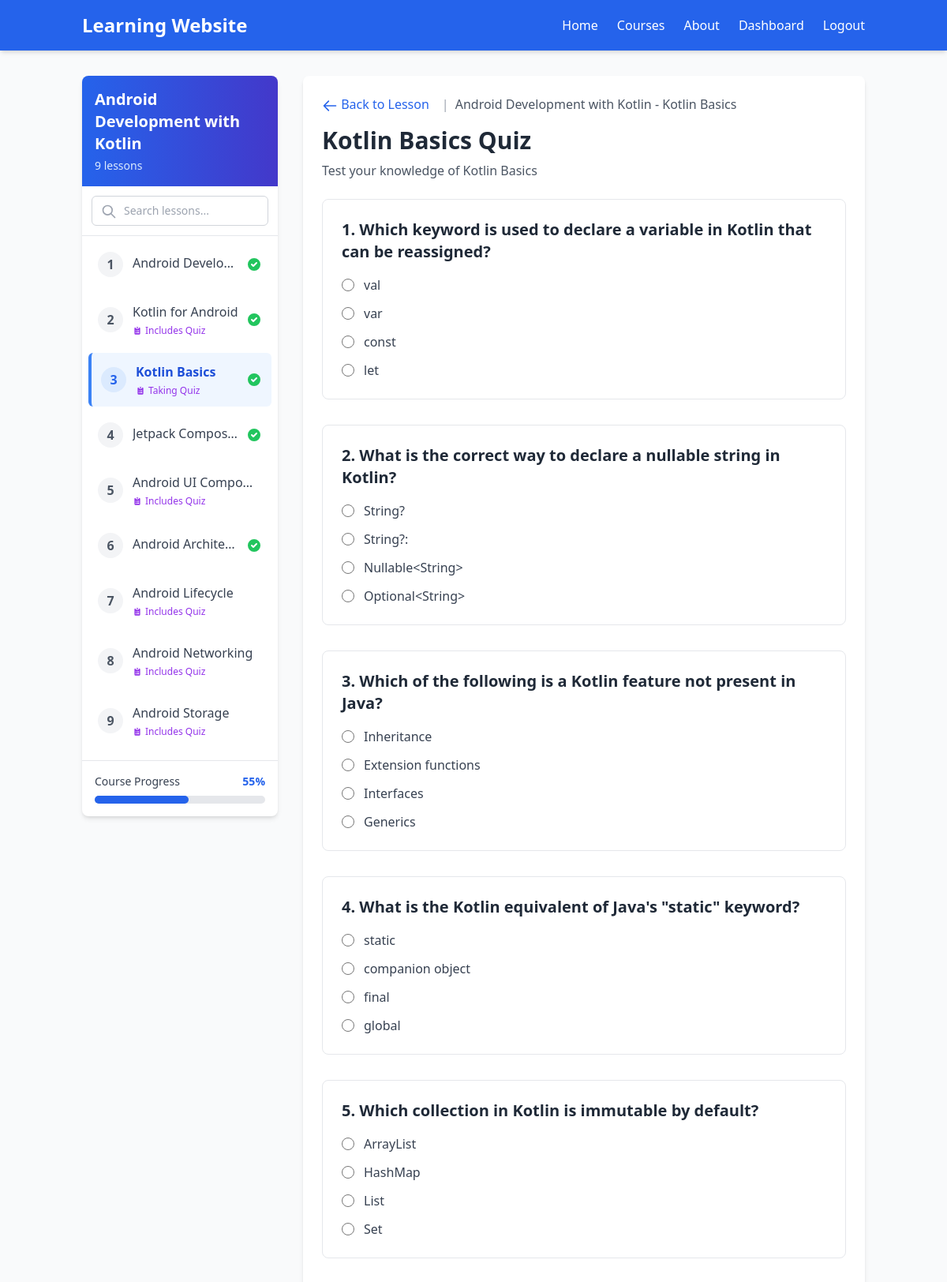
Page /courses/android-development-with-kotlin/lessons/kotlin-basics/quiz/ (signed in, upper part) on the committed database.
### learning_content/models.py (models this page shows, shortened)
class Course(models.Model):
    LEVEL_CHOICES = (
        ('beginner', 'Beginner'),
        ('intermediate', 'Intermediate'),
        ('advanced', 'Advanced'),
    )
    title = models.CharField(max_length=200)
    slug = models.SlugField(unique=True)
    category = models.ForeignKey(Category, on_delete=models.CASCADE, related_name='courses')
    description = models.TextField()
    level = models.CharField(max_length=20, choices=LEVEL_CHOICES, default='beginner')
    image = models.ImageField(upload_to='courses/', blank=True, null=True)
    is_featured = models.BooleanField(default=False)
    is_published = models.BooleanField(default=False)
    created_at = models.DateTimeField(auto_now_add=True)
    updated_at = models.DateTimeField(auto_now=True)
    class Meta:
        ordering = ['-created_at']

class Lesson(models.Model):
    title = models.CharField(max_length=200)
    slug = models.SlugField()
    course = models.ForeignKey(Course, on_delete=models.CASCADE, related_name='lessons')
    content = models.TextField()
    video_url = models.URLField(blank=True, null=True)
    order = models.PositiveIntegerField(default=1)
    is_published = models.BooleanField(default=False)
    created_at = models.DateTimeField(auto_now_add=True)
    updated_at = models.DateTimeField(auto_now=True)
    class Meta:
        ordering = ['order']
        unique_together = ['course', 'slug']

class Quiz(models.Model):
    lesson = models.OneToOneField(Lesson, on_delete=models.CASCADE, related_name='quiz')
    title = models.CharField(max_length=200)
    description = models.TextField(blank=True)

class Question(models.Model):
    quiz = models.ForeignKey(Quiz, on_delete=models.CASCADE, related_name='questions')
    text = models.TextField()

class Answer(models.Model):
    question = models.ForeignKey(Question, on_delete=models.CASCADE, related_name='answers')
    text = models.CharField(max_length=255)
    is_correct = models.BooleanField(default=False)

### learning_content/views.py (the view, shortened to what this page needs)
# urls.py: path('courses/<slug:course_slug>/lessons/<slug:lesson_slug>/quiz/', views.take_quiz, name='take_quiz'),
@login_required
def take_quiz(request, course_slug, lesson_slug):
    course = get_object_or_404(Course, slug=course_slug, is_published=True)
    lesson = get_object_or_404(Lesson, slug=lesson_slug, course=course, is_published=True)
    quiz = get_object_or_404(Quiz, lesson=lesson)
    questions = quiz.questions.all()
    quiz_attempt = UserQuizAttempt.objects.filter(user=request.user, quiz=quiz, completed=True).first()
    if quiz_attempt:
        messages.info(request, f"You've already completed this quiz with a score of {quiz_attempt.score}%")
        return redirect('learning_content:lesson_detail', course_slug=course_slug, lesson_slug=lesson_slug)
    user_progress = None
    completed_lessons = []
    completed_percentage = 0
    if request.user.is_authenticated:
        user_progress = UserProgress.objects.filter(
            user=request.user,
            course=course
        )
        completed_lessons = user_progress.filter(completed=True).values_list('lesson_id', flat=True)
        total_lessons = course.lessons.filter(is_published=True).count()
        if total_lessons > 0:
            completed_percentage = int((len(completed_lessons) / total_lessons) * 100)
    context = {
        'course': course,
        'lesson': lesson,
        'quiz': quiz,
        'questions': questions,
        'user_progress': user_progress,
        'completed_lessons': completed_lessons,
        'completed_percentage': completed_percentage,
    }
    return render(request, 'learning_content/take_quiz.html', context)

### templates/learning_content/take_quiz.html (shortened to what this page needs)
{% extends 'base.html' %}
{% block content %}
<div class="flex flex-col lg:flex-row gap-8">
    <div class="lg:w-1/4 order-2 lg:order-1">
        <div class="bg-white rounded-lg shadow-md sticky top-4 overflow-hidden">
            <div class="bg-gradient-to-r from-blue-600 to-indigo-700 p-4 text-white">
                <h3 class="text-xl font-bold mb-1">{{ course.title }}</h3>
                <p class="text-blue-100 text-sm">{{ course.lessons.count }} lessons</p>
            </div>
            <div class="p-3 border-b border-gray-200">
                <div class="relative">
                    <input type="text" id="sidebar-search" placeholder="Search lessons..." class="w-full pl-10 pr-4 py-2 rounded-md border border-gray-300 focus:outline-none focus:ring-2 focus:ring-blue-500 focus:border-blue-500 text-sm">
                    <div class="absolute left-3 top-2.5 text-gray-400">
                        <svg class="w-5 h-5" fill="none" stroke="currentColor" viewBox="0 0 24 24" xmlns="http://www.w3.org/2000/svg">
                            <path stroke-linecap="round" stroke-linejoin="round" stroke-width="2" d="M21 21l-6-6m2-5a7 7 0 11-14 0 7 7 0 0114 0z"></path>
                        </svg>
                    </div>
                </div>
            </div>
            <div class="max-h-[calc(100vh-200px)] overflow-y-auto p-2" id="course-content-sidebar">
                {% for course_lesson in course.lessons.all|dictsort:"order" %}
                    <div class="mb-2 rounded-md overflow-hidden {% if course_lesson.id == lesson.id %}bg-blue-50 border-l-4 border-blue-500{% else %}hover:bg-gray-50{% endif %}">
                        <a href="{% url 'learning_content:lesson_detail' course_slug=course.slug lesson_slug=course_lesson.slug %}"
                           class="flex items-center p-3 transition-colors duration-200">
                            <div class="mr-3 flex-shrink-0">
                                {% if course_lesson.id == lesson.id %}
                                    <div class="w-8 h-8 bg-blue-100 rounded-full flex items-center justify-center">
                                        <span class="text-blue-600 font-semibold">{{ forloop.counter }}</span>
                                    </div>
                                {% else %}
                                    <div class="w-8 h-8 bg-gray-100 rounded-full flex items-center justify-center">
                                        <span class="text-gray-600 font-semibold">{{ forloop.counter }}</span>
                                    </div>
                                {% endif %}
                            </div>
                            <div class="flex-1 min-w-0">
                                <span class="{% if course_lesson.id == lesson.id %}font-semibold text-blue-700{% else %}text-gray-700{% endif %} block truncate">
                                    {{ course_lesson.title }}
                                </span>
                                <div class="flex items-center mt-1">
                                    {% if course_lesson.id == lesson.id %}
                                        <span class="text-xs text-purple-600 font-medium flex items-center">
                                            Taking Quiz
                                        </span>
                                    {% elif course_lesson.quiz %}
                                        <span class="text-xs text-purple-600 font-medium flex items-center">
                                            Includes Quiz
                                        </span>
                                    {% endif %}
                                </div>
                            </div>
                            <div class="ml-2">
                                {% if user.is_authenticated and user_progress and course_lesson.id in completed_lessons %}
                                    <svg class="w-5 h-5 text-green-500" fill="currentColor" viewBox="0 0 20 20" xmlns="http://www.w3.org/2000/svg">
                                        <path fill-rule="evenodd" d="M10 18a8 8 0 100-16 8 8 0 000 16zm3.707-9.293a1 1 0 00-1.414-1.414L9 10.586 7.707 9.293a1 1 0 00-1.414 1.414l2 2a1 1 0 001.414 0l4-4z" clip-rule="evenodd"></path>
                                    </svg>
                                {% endif %}
                            </div>
                        </a>
                    </div>
                {% endfor %}
            </div>
            <div class="p-4 border-t border-gray-200">
                <div class="flex justify-between items-center mb-2">
                    <span class="text-sm font-medium text-gray-700">Course Progress</span>
                    <span class="text-sm font-semibold text-blue-600">
                        {% if user.is_authenticated and user_progress %}
                            {{ completed_percentage }}%
                        {% else %}
                            0%
                        {% endif %}
                    </span>
                </div>
                <div class="w-full bg-gray-200 rounded-full h-2.5">
                    <div class="bg-blue-600 h-2.5 rounded-full" style="width: {% if user.is_authenticated and user_progress %}{{ completed_percentage }}{% else %}0{% endif %}%"></div>
                </div>
            </div>
        </div>
    </div>
    <div class="lg:w-3/4 order-1 lg:order-2">
        <div class="bg-white rounded-lg shadow-md overflow-hidden mb-8">
            <div class="p-6">
                <div class="flex items-center mb-4">
                    <a href="{% url 'learning_content:lesson_detail' course_slug=course.slug lesson_slug=lesson.slug %}" class="text-blue-600 hover:text-blue-800 transition mr-2">
                        <svg class="w-5 h-5 inline-block" fill="none" stroke="currentColor" viewBox="0 0 24 24" xmlns="http://www.w3.org/2000/svg">
                            <path stroke-linecap="round" stroke-linejoin="round" stroke-width="2" d="M10 19l-7-7m0 0l7-7m-7 7h18"></path>
                        </svg>
                        Back to Lesson
                    </a>
                    <span class="text-gray-400 mx-2">|</span>
                    <span class="text-gray-600">{{ course.title }} - {{ lesson.title }}</span>
                </div>
                <h1 class="text-3xl font-bold text-gray-800 mb-2">{{ quiz.title }}</h1>
                <p class="text-gray-600 mb-6">{{ quiz.description }}</p>
                <form method="post" action="{% url 'learning_content:take_quiz' course_slug=course.slug lesson_slug=lesson.slug %}">
                    <div class="space-y-8">
                        {% for question in questions %}
                            <div class="border border-gray-200 rounded-lg p-6">
                                <h3 class="text-xl font-semibold text-gray-800 mb-4">{{ forloop.counter }}. {{ question.text }}</h3>
                                <div class="space-y-3">
                                    {% for answer in question.answers.all %}
                                        <div class="flex items-center">
                                            <input type="radio" name="question_{{ question.id }}" id="answer_{{ answer.id }}" value="{{ answer.id }}" class="h-4 w-4 text-blue-600 focus:ring-blue-500 border-gray-300" required>
                                            <label for="answer_{{ answer.id }}" class="ml-3 block text-gray-700">
                                                {{ answer.text }}
                                            </label>
                                        </div>
                                    {% endfor %}
                                </div>
                            </div>
                        {% endfor %}
                    </div>
                </form>
            </div>
        </div>
    </div>
</div>
{% endblock %}

### rows in the picture
Course: title "Android Development with Kotlin", lessons.count "9"
Lesson: title "Android Develo…"
Lesson: title "Kotlin for Android", shows "Includes Quiz"
Lesson: title "Kotlin Basics", shows "Taking Quiz"
Lesson: title "Jetpack Compos…"
Lesson: title "Android UI Compo…", shows "Includes Quiz"
Lesson: title "Android Archite…"
Lesson: title "Android Lifecycle", shows "Includes Quiz"
Lesson: title "Android Networking", shows "Includes Quiz"
Lesson: title "Android Storage", shows "Includes Quiz"
Quiz: title "Kotlin Basics Quiz", description "Test your knowledge of Kotlin Basics"
Question: text "Which keyword is used to declare a variable in Kotlin that can be reassigned?"
Answer: text "val"
Answer: text "var"
Answer: text "const"
Answer: text "let"
Question: text "What is the correct way to declare a nullable string in Kotlin?"
Answer: text "String?"
Answer: text "String?:"
Answer: text "Nullable<String>"
Answer: text "Optional<String>"
Question: text "Which of the following is a Kotlin feature not present in Java?"
Answer: text "Inheritance"
Answer: text "Extension functions"
Answer: text "Interfaces"
Answer: text "Generics"
Question: text "What is the Kotlin equivalent of Java's \"static\" keyword?"
Answer: text "static"
Answer: text "companion object"
Answer: text "final"
Answer: text "global"
Question: text "Which collection in Kotlin is immutable by default?"
Answer: text "ArrayList"
Answer: text "HashMap"
Answer: text "List"
Answer: text "Set"

### other values in the picture
{{ completed_percentage }} "55"
